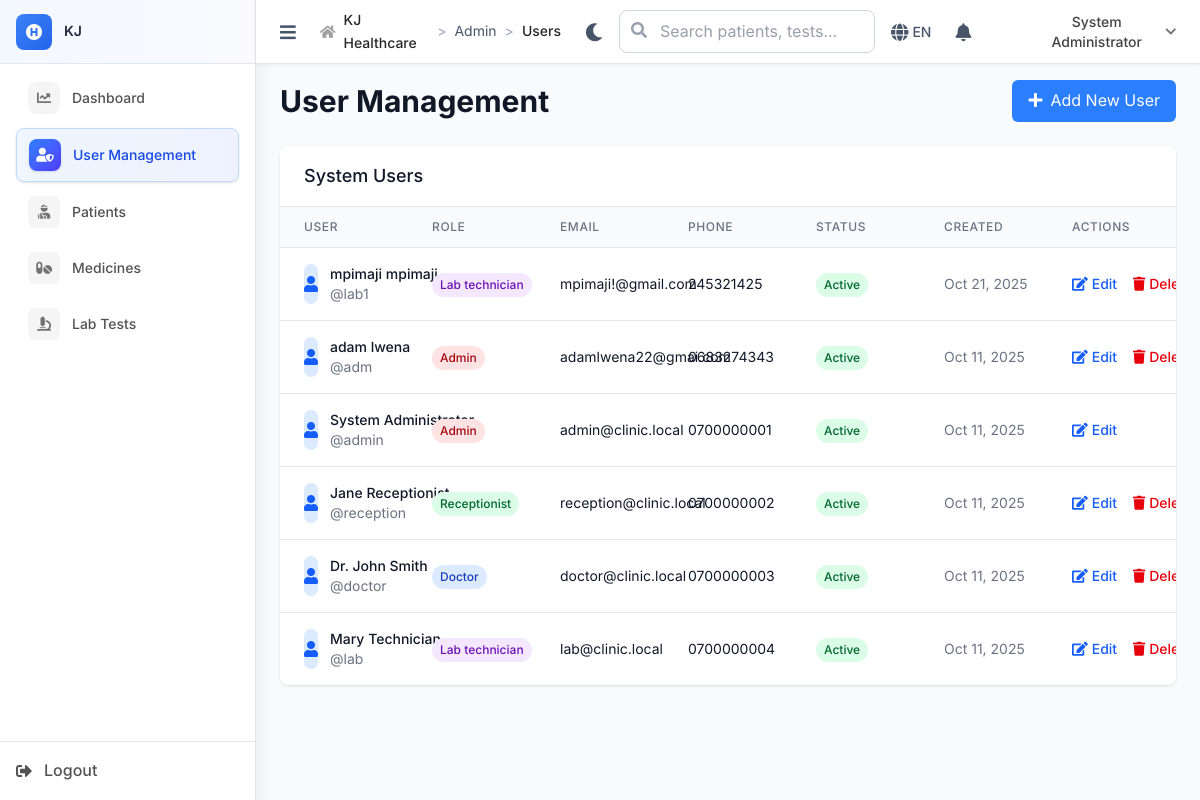
Page /admin/users (signed in) on the committed database.
### tables this page shows
CREATE TABLE `users` (
  `id` int NOT NULL,
  `username` varchar(50) NOT NULL,
  `password_hash` varchar(255) NOT NULL,
  `email` varchar(100) NOT NULL,
  `role` enum('admin','receptionist','doctor','lab_technician') NOT NULL,
  `first_name` varchar(50) NOT NULL,
  `last_name` varchar(50) NOT NULL,
  `phone` varchar(20) DEFAULT NULL,
  `specialization` varchar(100) DEFAULT NULL COMMENT 'For doctors - future use',
  `is_active` tinyint(1) DEFAULT '1',
  `created_at` timestamp NOT NULL DEFAULT CURRENT_TIMESTAMP,
  `updated_at` timestamp NOT NULL DEFAULT CURRENT_TIMESTAMP ON UPDATE CURRENT_TIMESTAMP
);

### includes/BaseController.php (called while the page is built, shortened)
<?php
class BaseController {
    public function __construct() {
        global $pdo;
        $this->pdo = $pdo;
    }
    protected function render($view, $data = []) {
        extract($data);
        $BASE_PATH = defined('BASE_PATH') ? BASE_PATH : (rtrim(str_replace('\\', '/', dirname($_SERVER['SCRIPT_NAME'] ?? '/')), '/') ?: '');
        include __DIR__ . "/../views/{$view}.php";
    }
}
?>

### controllers/AdminController.php (called while the page is built, shortened)
<?php
require_once __DIR__ . '/../includes/BaseController.php';
class AdminController extends BaseController {
    public function users() {
        $users = $this->pdo->query("SELECT id, username, email, role, first_name, last_name, phone, is_active, created_at FROM users ORDER BY created_at DESC")->fetchAll();
        $this->render('admin/users', [
            'users' => $users
        ]);
    }
}
?>

### index.php (called while the page is built, shortened)
<?php
$request = $_SERVER['REQUEST_URI'];
$path = parse_url($request, PHP_URL_PATH);
if (strpos($path, BASE_PATH) === 0) {
    $path = substr($path, strlen(BASE_PATH));
}
$path = ltrim($path, '/');
$segments = explode('/', $path);
$controller = $segments[0] ?? 'auth';
$action = $segments[1] ?? 'login';
try {
    $controllerInstance = new $controllerClass();
    $params = array_slice($segments, 2);
    call_user_func_array([$controllerInstance, $action], $params);
} catch (Throwable $e) {
    Logger::error("Error in controller: " . $e->getMessage(), [
        'controller' => $controller,
        'action' => $action,
        'file' => $e->getFile(),
        'line' => $e->getLine(),
        'trace' => $e->getTraceAsString()
    ]);
    error_log("Error in controller: " . $e->getMessage());
    http_response_code(500);
    echo "Internal server error";
}
?>

### views/admin/users.php (the view, shortened to what this page needs)
<div class="space-y-6">
    <div class="flex items-center justify-between">
        <h1 class="text-3xl font-bold text-gray-900">User Management</h1>
        <a href="<?= $BASE_PATH ?>/admin/add_user" class="bg-blue-500 hover:bg-blue-600 text-white px-4 py-2 rounded-md">
            <i class="fas fa-plus mr-2"></i>Add New User
        </a>
    </div>
    <div class="bg-white rounded-lg shadow overflow-hidden">
        <div class="px-6 py-4 border-b border-gray-200">
            <h3 class="text-lg font-medium text-gray-900">System Users</h3>
        </div>
    <div class="overflow-x-auto users-table">
            <table class="min-w-full divide-y divide-gray-200">
                <thead class="bg-gray-50">
                    <tr>
                        <th class="px-6 py-3 text-left text-xs font-medium text-gray-500 uppercase tracking-wider">User</th>
                        <th class="px-6 py-3 text-left text-xs font-medium text-gray-500 uppercase tracking-wider">Role</th>
                        <th class="px-6 py-3 text-left text-xs font-medium text-gray-500 uppercase tracking-wider">Email</th>
                        <th class="px-6 py-3 text-left text-xs font-medium text-gray-500 uppercase tracking-wider">Phone</th>
                        <th class="px-6 py-3 text-left text-xs font-medium text-gray-500 uppercase tracking-wider">Status</th>
                        <th class="px-6 py-3 text-left text-xs font-medium text-gray-500 uppercase tracking-wider">Created</th>
                        <th class="px-6 py-3 text-left text-xs font-medium text-gray-500 uppercase tracking-wider">Actions</th>
                    </tr>
                </thead>
                <tbody class="bg-white divide-y divide-gray-200">
                    <?php foreach ($users as $user): ?>
                    <tr class="hover:bg-gray-50">
                        <td class="px-6 py-4 whitespace-nowrap">
                            <div class="flex items-center">
                                <div class="w-10 h-10 bg-blue-100 rounded-full flex items-center justify-center mr-3">
                                    <i class="fas fa-user text-blue-600"></i>
                                </div>
                                <div>
                                    <div class="text-sm font-medium text-gray-900">
                                        <?php echo htmlspecialchars($user['first_name'] . ' ' . $user['last_name']); ?>
                                    </div>
                                    <div class="text-sm text-gray-500">
                                        @<?php echo htmlspecialchars($user['username']); ?>
                                    </div>
                                </div>
                            </div>
                        </td>
                        <td class="px-6 py-4 whitespace-nowrap">
                            <span class="inline-flex px-2 py-1 text-xs font-medium rounded-full
                                <?php
                                switch ($user['role']) {
                                    case 'admin':
                                        echo 'bg-red-100 text-red-800';
                                        break;
                                    case 'doctor':
                                        echo 'bg-blue-100 text-blue-800';
                                        break;
                                    case 'receptionist':
                                        echo 'bg-green-100 text-green-800';
                                        break;
                                    case 'lab_technician':
                                        echo 'bg-purple-100 text-purple-800';
                                        break;
                                }
                                ?>">
                                <?php echo ucfirst(str_replace('_', ' ', $user['role'])); ?>
                            </span>
                        </td>
                        <td class="px-6 py-4 whitespace-nowrap text-sm text-gray-900">
                            <?php echo htmlspecialchars($user['email']); ?>
                        </td>
                        <td class="px-6 py-4 whitespace-nowrap text-sm text-gray-900">
                            <?php echo htmlspecialchars($user['phone'] ?? 'N/A'); ?>
                        </td>
                        <td class="px-6 py-4 whitespace-nowrap">
                            <span class="inline-flex px-2 py-1 text-xs font-medium rounded-full
                                <?php echo $user['is_active'] ? 'bg-green-100 text-green-800' : 'bg-red-100 text-red-800'; ?>">
                                <?php echo $user['is_active'] ? 'Active' : 'Inactive'; ?>
                            </span>
                        </td>
                        <td class="px-6 py-4 whitespace-nowrap text-sm text-gray-500">
                            <?php echo date('M j, Y', strtotime($user['created_at'])); ?>
                        </td>
                        <td class="px-6 py-4 whitespace-nowrap text-sm font-medium">
                            <a href="<?= $BASE_PATH ?>/admin/edit_user?id=<?= $user['id'] ?>" class="text-blue-600 hover:text-blue-900 mr-3">
                                <i class="fas fa-edit mr-1"></i>Edit
                            </a>
                            <?php if ($user['id'] != $_SESSION['user_id']): ?>
                                <button onclick="deleteUser(<?= $user['id'] ?>, '<?= htmlspecialchars($user['username']) ?>')"
                                        class="text-red-600 hover:text-red-900">
                                    <i class="fas fa-trash mr-1"></i>Delete
                                </button>
                            <?php endif; ?>
                        </td>
                    </tr>
                    <?php endforeach; ?>
                </tbody>
            </table>
        </div>
    </div>
</div>

### rows in the picture
users: first_name+last_name "mpimaji mpimaji", username "lab1", role "Lab technician", email "mpimaji!@gmail.com", phone "245321425", is_active "Active", created_at "Oct 21, 2025"
users: first_name+last_name "adam lwena", username "adm", role "Admin", email "adamlwena22@gmai.com", phone "0683274343", is_active "Active", created_at "Oct 11, 2025"
users: first_name+last_name "System Administrator", username "admin", role "Admin", email "admin@clinic.local", phone "0700000001", is_active "Active", created_at "Oct 11, 2025"
users: first_name+last_name "Jane Receptionist", username "reception", role "Receptionist", email "reception@clinic.local", phone "0700000002", is_active "Active", created_at "Oct 11, 2025"
users: first_name+last_name "Dr. John Smith", username "doctor", role "Doctor", email "doctor@clinic.local", phone "0700000003", is_active "Active", created_at "Oct 11, 2025"
users: first_name+last_name "Mary Technician", username "lab", role "Lab technician", email "lab@clinic.local", phone "0700000004", is_active "Active", created_at "Oct 11, 2025"

### other values in the picture
$_ENV['APP_NAME'] "KJ"
$item['text'] "Dashboard"
$item['text'] "User Management"
$item['text'] "Patients"
$item['text'] "Medicines"
$item['text'] "Lab Tests"
$crumb['text'] "Admin"
$crumb['text'] "Users"
$_SESSION['user_name'] "System Administrator"
